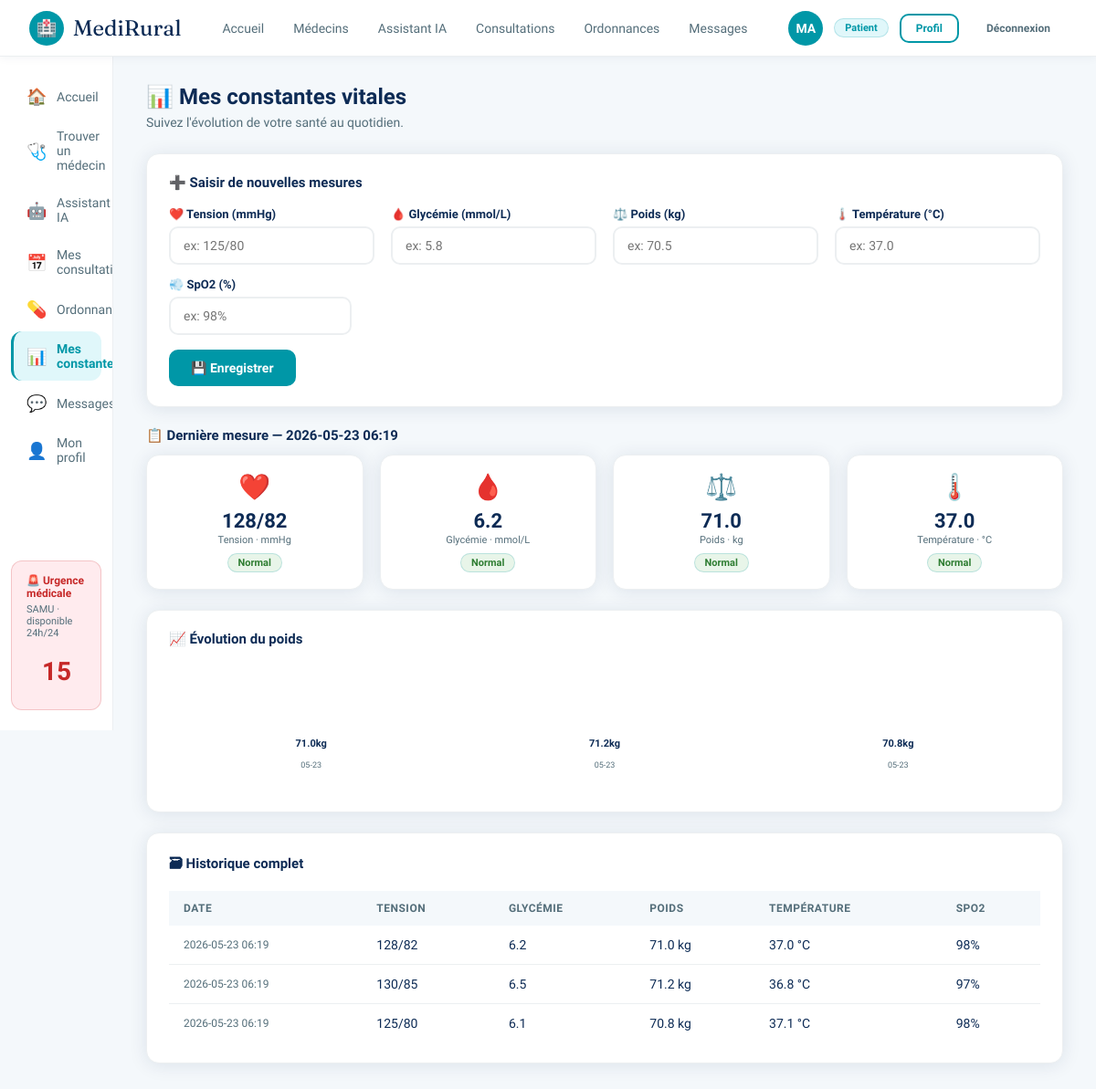
Screenshot of /constantes (signed in) with the database file from the repository.
### tables this page shows
CREATE TABLE constantes (
            id          INTEGER PRIMARY KEY AUTOINCREMENT,
            patient_id  INTEGER NOT NULL,
            tension     TEXT,
            glycemie    TEXT,
            poids       REAL,
            temperature REAL,
            spo2        TEXT,
            recorded_at TEXT DEFAULT (datetime('now')),
            FOREIGN KEY (patient_id) REFERENCES users(id)
        );

### app.py (the view, shortened to what this page needs)
@app.route("/constantes", methods=["GET","POST"])
@login_required
@role_required("patient")
def constantes():
    uid = session["user_id"]
    rows = query("SELECT * FROM constantes WHERE patient_id=? ORDER BY recorded_at DESC LIMIT 15", (uid,))
    return render_template("constantes.html", constantes=rows)

### app.py (called while the page is built)
def get_db():
    if "db" not in g:
        g.db = sqlite3.connect(DB_PATH)
        g.db.row_factory = sqlite3.Row
        g.db.execute("PRAGMA journal_mode=WAL")
        g.db.execute("PRAGMA foreign_keys=ON")
    return g.db

def query(sql, args=(), one=False):
    cur = get_db().execute(sql, args)
    rv  = cur.fetchall()
    return (rv[0] if rv else None) if one else rv

def login_required(f):
    @wraps(f)
    def decorated(*args, **kwargs):
        if "user_id" not in session:
            return redirect(url_for("login"))
        return f(*args, **kwargs)
    return decorated

def role_required(*roles):
    def decorator(f):
        @wraps(f)
        def decorated(*args, **kwargs):
            if "user_id" not in session:
                return redirect(url_for("login"))
            if session.get("role") not in roles:
                flash("Accès non autorisé", "error")
                return redirect(url_for("dashboard"))
            return f(*args, **kwargs)
        return decorated
    return decorator

### templates/constantes.html (shortened to what this page needs)
{% extends "base.html" %}
{% block content %}
<p class="page-title">📊 Mes constantes vitales</p>
<p class="page-sub">Suivez l'évolution de votre santé au quotidien.</p>
<div class="card" style="margin-bottom:22px">
  <h3 style="font-size:15px;font-weight:800;color:var(--navy);margin-bottom:18px">➕ Saisir de nouvelles mesures</h3>
  <form method="POST">
    <div class="card-grid card-grid-4">
      <div class="form-group" style="margin-bottom:0">
        <label>❤️ Tension (mmHg)</label>
        <input type="text" name="tension" placeholder="ex: 125/80"/>
      </div>
      <div class="form-group" style="margin-bottom:0">
        <label>🩸 Glycémie (mmol/L)</label>
        <input type="text" name="glycemie" placeholder="ex: 5.8"/>
      </div>
      <div class="form-group" style="margin-bottom:0">
        <label>⚖️ Poids (kg)</label>
        <input type="number" name="poids" step="0.1" placeholder="ex: 70.5"/>
      </div>
      <div class="form-group" style="margin-bottom:0">
        <label>🌡️ Température (°C)</label>
        <input type="number" name="temperature" step="0.1" placeholder="ex: 37.0"/>
      </div>
    </div>
    <div class="form-group" style="max-width:200px;margin-top:14px;margin-bottom:0">
      <label>💨 SpO2 (%)</label>
      <input type="text" name="spo2" placeholder="ex: 98%"/>
    </div>
    <button type="submit" class="btn btn-primary" style="margin-top:16px">💾 Enregistrer</button>
  </form>
</div>
{% if constantes %}
{% set last = constantes[0] %}
<p style="font-weight:800;font-size:15px;color:var(--navy);margin-bottom:12px">📋 Dernière mesure — {{ last.recorded_at[:16] }}</p>
<div class="card-grid card-grid-4" style="margin-bottom:22px">
  {% for icon,label,val,unit,ok in [
    ('❤️','Tension',     last.tension,                     'mmHg', true),
    ('🩸','Glycémie',    last.glycemie,                    'mmol/L', true),
    ('⚖️','Poids',       (last.poids|string if last.poids else '—'), 'kg', true),
    ('🌡️','Température', (last.temperature|string if last.temperature else '—'), '°C', true)
  ] %}
  <div class="card" style="text-align:center;padding:18px 12px">
    <div style="font-size:28px;margin-bottom:8px">{{ icon }}</div>
    <p style="font-size:22px;font-weight:800;color:var(--navy)">{{ val or '—' }}</p>
    <p style="color:var(--grey);font-size:11px;margin-top:2px">{{ label }}{% if val and val != '—' %} · {{ unit }}{% endif %}</p>
    {% if val and val != '—' %}<span class="badge badge-green" style="margin-top:8px;display:inline-block">Normal</span>{% endif %}
  </div>
  {% endfor %}
</div>
<div class="card" style="margin-bottom:22px">
  <h3 style="font-size:15px;font-weight:800;color:var(--navy);margin-bottom:18px">📈 Évolution du poids</h3>
  {% set weights = constantes|selectattr('poids')|list %}
  {% if weights %}
  <div style="display:flex;align-items:flex-end;gap:10px;height:140px;position:relative;padding-bottom:24px">
    {% set max_w = namespace(v=0) %}
    {% for c in weights %}{% if c.poids and c.poids > max_w.v %}{% set max_w.v = c.poids %}{% endif %}{% endfor %}
    {% for c in weights[-8:] %}
    {% if c.poids %}
    <div style="flex:1;display:flex;flex-direction:column;align-items:center;gap:6px">
      <span style="font-size:11px;color:var(--navy);font-weight:700">{{ c.poids }}kg</span>
      <span style="font-size:9px;color:var(--grey)">{{ c.recorded_at[5:10] }}</span>
    </div>
    {% endif %}
    {% endfor %}
  </div>
  {% else %}
  <p style="color:var(--grey);text-align:center;padding:20px;font-size:14px">Enregistrez votre poids pour voir l'évolution.</p>
  {% endif %}
</div>
<div class="card">
  <h3 style="font-size:15px;font-weight:800;color:var(--navy);margin-bottom:16px">🗃 Historique complet</h3>
  <table>
    <thead><tr><th>Date</th><th>Tension</th><th>Glycémie</th><th>Poids</th><th>Température</th><th>SpO2</th></tr></thead>
    <tbody>
    {% for c in constantes %}
    <tr>
      <td style="font-size:12px;color:var(--grey)">{{ c.recorded_at[:16] }}</td>
      <td>{{ c.tension or '—' }}</td>
      <td>{{ c.glycemie or '—' }}</td>
      <td>{{ c.poids|string + ' kg' if c.poids else '—' }}</td>
      <td>{{ c.temperature|string + ' °C' if c.temperature else '—' }}</td>
      <td>{{ c.spo2 or '—' }}</td>
    </tr>
    {% endfor %}
    </tbody>
  </table>
</div>
{% endif %}
{% endblock %}

### templates/base.html (style rules this page uses)
:root { --navy:#0D2B55;--blue:#1565C0;--teal:#0097A7;--teal-lt:#E0F7FA; --green:#2E7D32;--green-lt:#E8F5E9;--gold:#F9A825;--red:#C62828; --red-lt:#FFEBEE;--white:#fff;--off:#F4F8FB;--lgrey:#ECEFF1; --grey:#546E7A;--dark:#0A1628;--radius:14px; --shadow:0 2px 20px rgba(13,43,85,.10); --font:'Sora',sans-serif; }
* { box-sizing:border-box;margin:0;padding:0; }
body { font-family:var(--font);background:var(--off);color:var(--navy);min-height:100vh;display:flex;flex-direction:column; }
.badge { background:var(--teal-lt);color:var(--teal);border-radius:20px;padding:3px 11px;font-size:11px;font-weight:600;border:1px solid rgba(0,151,167,.2); }
.badge-green { background:var(--green-lt);color:var(--green); }
.page-title { font-size:24px;font-weight:800;color:var(--navy);margin-bottom:6px; }
.page-sub { color:var(--grey);font-size:14px;margin-bottom:26px; }
.card { background:var(--white);border-radius:var(--radius);box-shadow:var(--shadow);border:1px solid var(--lgrey);padding:22px 24px; }
.card-grid { display:grid;gap:18px; }
.card-grid-4 { grid-template-columns:repeat(4,1fr); }
.btn { display:inline-flex;align-items:center;gap:7px;padding:10px 22px;border-radius:10px;font-family:var(--font);font-weight:700;font-size:14px;cursor:pointer;transition:.15s;border:2px solid transparent; }
.btn-primary { background:var(--teal);color:#fff;border-color:var(--teal); }
.form-group { display:flex;flex-direction:column;gap:6px;margin-bottom:16px; }
.form-group label { font-size:13px;font-weight:600;color:var(--navy); }
.form-group input,.form-group select,.form-group textarea { padding:11px 14px;border:2px solid var(--lgrey);border-radius:10px; font-family:var(--font);font-size:14px;color:var(--navy); outline:none;transition:border-color .15s;background:var(--white); }
table { width:100%;border-collapse:collapse; }
th { background:var(--off);padding:12px 16px;text-align:left;font-size:12px;font-weight:600;color:var(--grey);text-transform:uppercase;letter-spacing:.5px; }
td { padding:13px 16px;border-bottom:1px solid var(--lgrey);font-size:14px; }
tr:last-child td { border-bottom:none; }
.main>* { animation:fadeUp .35s ease; }

### rows the page displays
constantes: recorded_at "2026-05-23 06:19", icon "❤️", tension "128/82", label "Tension", unit "mmHg", shows "Normal", icon "🩸", glycemie "6.2", label "Glycémie", unit "mmol/L", poids "71.0", recorded_at "05-23", poids "71.0 kg", temperature "37.0 °C", spo2 "98%"
constantes: poids "71.2", recorded_at "05-23", recorded_at "2026-05-23 06:19", tension "130/85", glycemie "6.5", poids "71.2 kg", temperature "36.8 °C", spo2 "97%"
constantes: poids "70.8", recorded_at "05-23", recorded_at "2026-05-23 06:19", tension "125/80", glycemie "6.1", poids "70.8 kg", temperature "37.1 °C", spo2 "98%"

### other values shown
{{ session.name[:2].upper() }} "MA"
{{ 'Médecin' if session.role=='doctor' else 'Patient' }} "Patient"
{{ icon }} "⚖️" "🌡️"
{{ val or '—' }} "71.0" "37.0"
{{ label }} "Poids" "Température"
{{ unit }} "kg" "°C"
